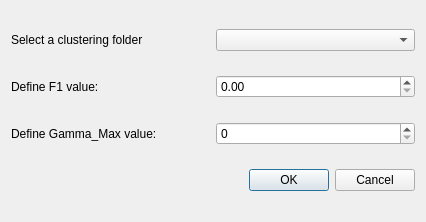
<?xml version="1.0" encoding="UTF-8"?>
<ui version="4.0">
 <class>Dialog</class>
 <widget class="QDialog" name="Dialog">
  <property name="geometry">
   <rect>
    <x>0</x>
    <y>0</y>
    <width>426</width>
    <height>222</height>
   </rect>
  </property>
  <property name="windowTitle">
   <string>Dialog</string>
  </property>
  <layout class="QGridLayout" name="gridLayout">
   <item row="1" column="0">
    <layout class="QHBoxLayout" name="horizontalLayout_2">
     <item>
      <widget class="QLabel" name="F1Label">
       <property name="text">
        <string>Define F1 value:</string>
       </property>
      </widget>
     </item>
     <item>
      <widget class="QDoubleSpinBox" name="doubleSpinBox"/>
     </item>
    </layout>
   </item>
   <item row="3" column="0">
    <widget class="QDialogButtonBox" name="buttonBox">
     <property name="orientation">
      <enum>Qt::Horizontal</enum>
     </property>
     <property name="standardButtons">
      <set>QDialogButtonBox::Cancel|QDialogButtonBox::Ok</set>
     </property>
    </widget>
   </item>
   <item row="2" column="0">
    <layout class="QHBoxLayout" name="horizontalLayout_3">
     <item>
      <widget class="QLabel" name="label">
       <property name="text">
        <string>Define Gamma_Max value:</string>
       </property>
      </widget>
     </item>
     <item>
      <widget class="QSpinBox" name="spinBox"/>
     </item>
    </layout>
   </item>
   <item row="0" column="0">
    <layout class="QHBoxLayout" name="horizontalLayout">
     <item>
      <widget class="QLabel" name="label_2">
       <property name="text">
        <string>Select a clustering folder</string>
       </property>
      </widget>
     </item>
     <item>
      <widget class="QComboBox" name="comboBox"/>
     </item>
    </layout>
   </item>
  </layout>
 </widget>
 <resources/>
 <connections>
  <connection>
   <sender>buttonBox</sender>
   <signal>accepted()</signal>
   <receiver>Dialog</receiver>
   <slot>accept()</slot>
   <hints>
    <hint type="sourcelabel">
     <x>248</x>
     <y>254</y>
    </hint>
    <hint type="destinationlabel">
     <x>157</x>
     <y>274</y>
    </hint>
   </hints>
  </connection>
  <connection>
   <sender>buttonBox</sender>
   <signal>rejected()</signal>
   <receiver>Dialog</receiver>
   <slot>reject()</slot>
   <hints>
    <hint type="sourcelabel">
     <x>316</x>
     <y>260</y>
    </hint>
    <hint type="destinationlabel">
     <x>286</x>
     <y>274</y>
    </hint>
   </hints>
  </connection>
 </connections>
</ui>
